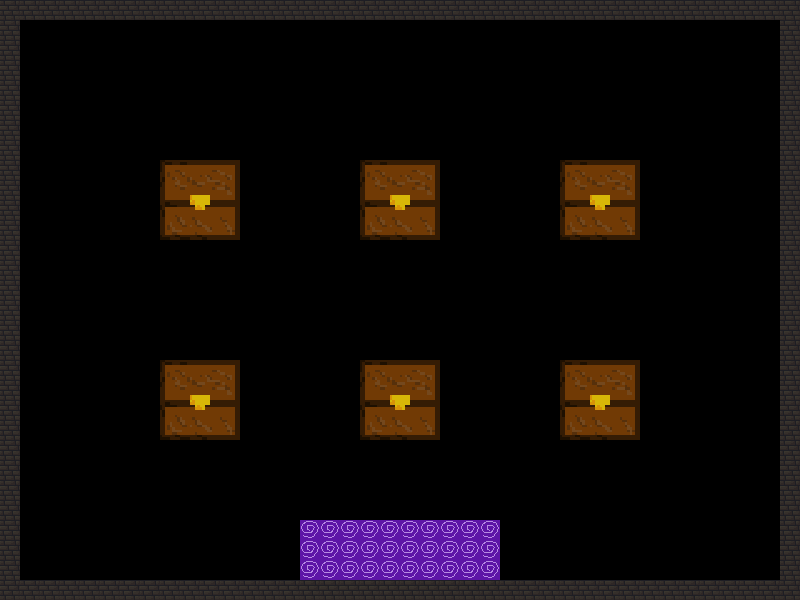

A level layout from a 2D game, rendered from its tile map. Below: a short description, then the map file with tile-grid data replaced by summaries:
An orthogonal 40x30 tile map with 20x20 px tiles, 8 tile layers (Border, Teleportation, Treasure Chest 1, Treasure Chest 2, ...), 3 tilesets.

<map version="1.10" tiledversion="1.10.2" orientation="orthogonal" renderorder="right-down" width="40" height="30" tilewidth="20" tileheight="20" infinite="0" nextlayerid="10" nextobjectid="1">
 <tileset firstgid="1" source="../Room 1/dark brick.tsx" />
 <tileset firstgid="2" source="../Room 1/teasure chest.tsx" />
 <tileset firstgid="3" source="../Room 1/teleportation.tsx" />
 <layer id="1" name="Border" width="40" height="30">
  <data>[1200 cells, 136 non-empty, 1 distinct tile ids]</data>
 </layer>
 <layer id="2" name="Teleportation" width="40" height="30">
  <data>[1200 cells, 30 non-empty, 1 distinct tile ids]</data>
 </layer>
 <layer id="4" name="Treasure Chest 1" width="40" height="30">
  <data>[1200 cells, 1 non-empty, 1 distinct tile ids]</data>
 </layer>
 <layer id="5" name="Treasure Chest 2" width="40" height="30">
  <data>[1200 cells, 1 non-empty, 1 distinct tile ids]</data>
 </layer>
 <layer id="6" name="Teasure Chest 3" width="40" height="30">
  <data>[1200 cells, 1 non-empty, 1 distinct tile ids]</data>
 </layer>
 <layer id="7" name="Treasure Chest 4" width="40" height="30">
  <data>[1200 cells, 1 non-empty, 1 distinct tile ids]</data>
 </layer>
 <layer id="8" name="Treasure Chest 5" width="40" height="30">
  <data>[1200 cells, 1 non-empty, 1 distinct tile ids]</data>
 </layer>
 <layer id="9" name="Treasure Chest 6" width="40" height="30">
  <data>[1200 cells, 1 non-empty, 1 distinct tile ids]</data>
 </layer>
</map>